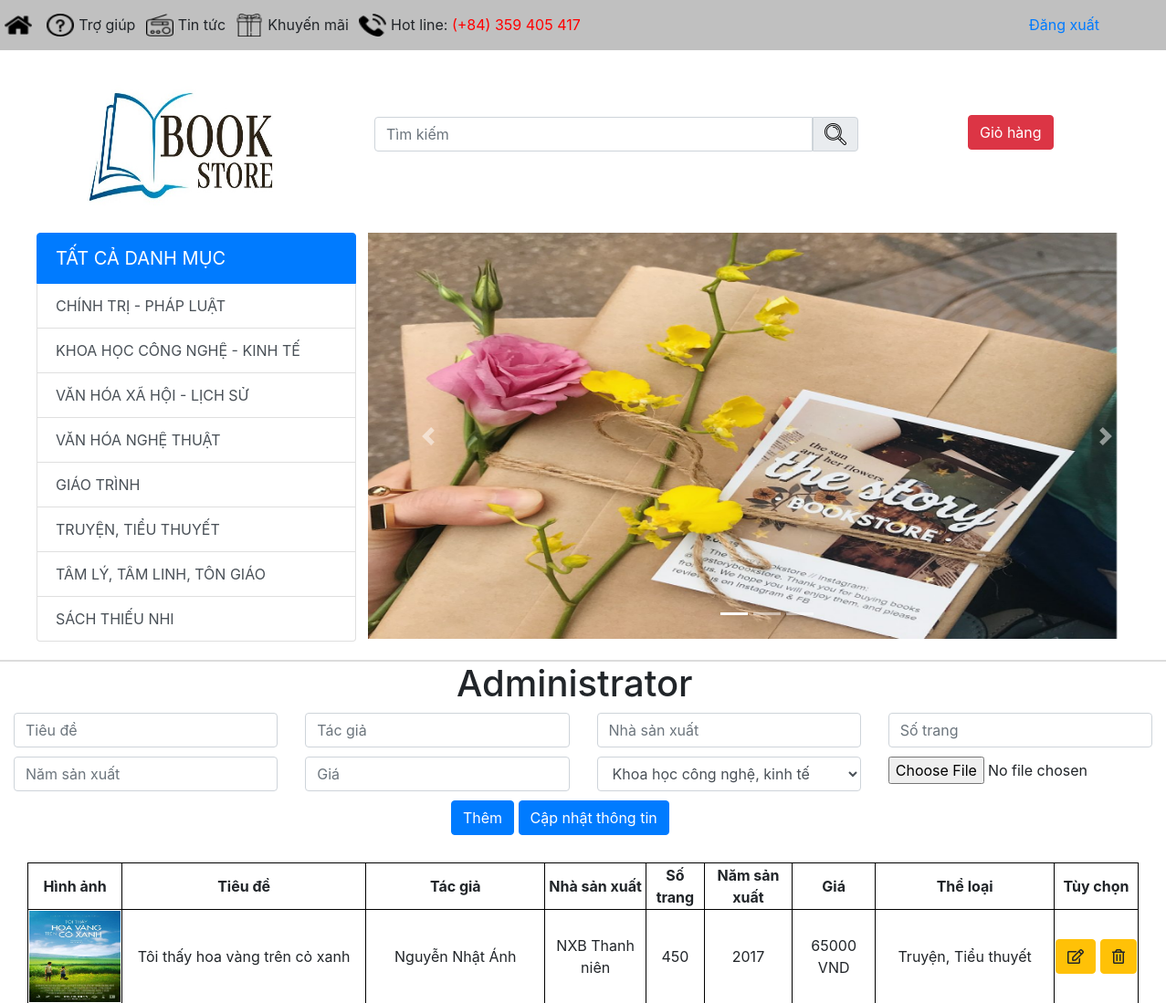
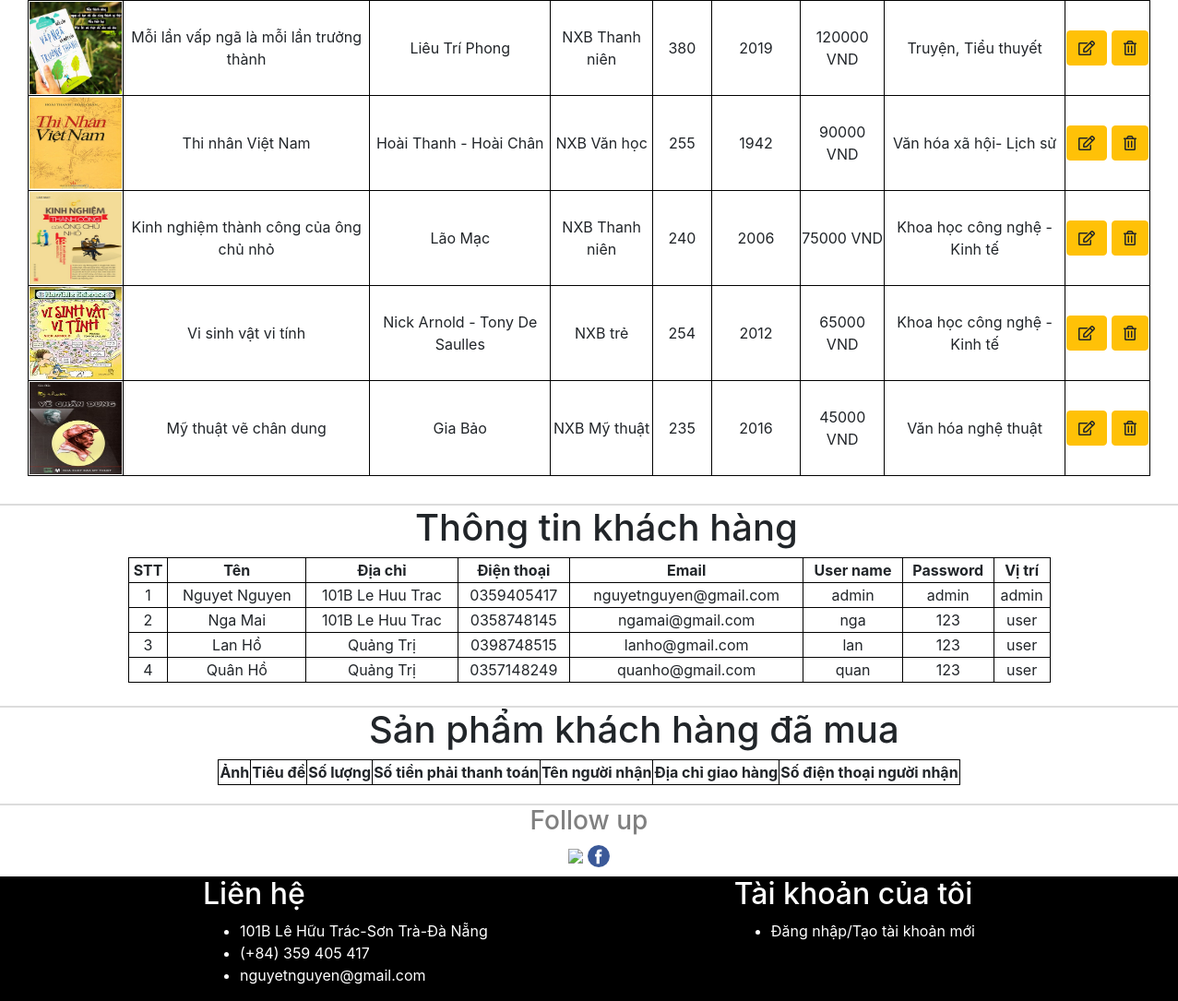
The page /view/indexAdmin.php on the database its author committed (2 pictures, top to bottom).
### tables this page shows
CREATE TABLE `products` (
  `id` int(11) NOT NULL,
  `title` varchar(50) DEFAULT NULL,
  `author` varchar(50) DEFAULT NULL,
  `publishing` varchar(255) DEFAULT NULL,
  `numberOfPages` int(11) DEFAULT NULL,
  `publishingYear` int(11) DEFAULT NULL,
  `price` float DEFAULT NULL,
  `type` varchar(50) DEFAULT NULL,
  `image` varchar(50) DEFAULT NULL
);

CREATE TABLE `users` (
  `id` int(11) NOT NULL,
  `fistName` varchar(50) DEFAULT NULL,
  `lastName` varchar(50) DEFAULT NULL,
  `address` varchar(255) DEFAULT NULL,
  `phone` varchar(50) DEFAULT NULL,
  `email` varchar(255) DEFAULT NULL,
  `position` varchar(255) DEFAULT NULL,
  `username` varchar(255) DEFAULT NULL,
  `password` varchar(255) DEFAULT NULL
);

### database/database.php (called while the page is built, shortened)
<?php
$servername = "localhost";
$username = "root";
$password = "";
$database = "bookstore";
$db = new mysqli($servername, $username, $password, $database);
require "../model/user.php";
require "../model/history.php";
require "../model/art.php";
require "../model/novel.php";
require "../model/science.php";
$sql = "SELECT * from products";
$result = $db->query($sql)->fetch_all(MYSQLI_ASSOC);
$bookstores = array();
?>
<?php
$sql = "SELECT * from users";
$result = $db->query($sql)->fetch_all(MYSQLI_ASSOC);
$users = array();

### model/book.php (called while the page is built, shortened)
<?php
abstract class Book
{
	public function __construct($id, $title, $author, $publishing, $numberOfPages, $publishingYear, $price, $image)
	{
		$this->title = $title;
		$this->author = $author;
		$this->publishing = $publishing;
		$this->numberOfPages = $numberOfPages;
		$this->publishingYear = $publishingYear;
		$this->price = $price;
		$this->image = $image;
	}
}

### model/novel.php (called while the page is built)
<?php
require_once "book.php";
class Novel extends Book
{
	function getType()
	{
		return "Truyện, Tiểu thuyết";
	}
	function getImagePath()
	{
		return "../image/" . $this->image;
	}
	function getDisplayPrice()
	{
		return $this->price . " VND";
	}
}

### model/history.php (called while the page is built)
<?php
require_once "book.php";
class History extends Book
{
	function getType()
	{
		return "Văn hóa xã hội- Lịch sử";
	}
	function getImagePath()
	{
		return "../image/" . $this->image;
	}
	function getDisplayPrice()
	{
		return $this->price . " VND";
	}
}

### model/science.php (called while the page is built)
<?php
require_once "book.php";
class Sciences extends Book
{
	function getType()
	{
		return "Khoa học công nghệ - Kinh tế";
	}
	function getImagePath()
	{
		return "../image/" . $this->image;
	}
	function getDisplayPrice()
	{
		return $this->price . " VND";
	}
}

### model/art.php (called while the page is built)
<?php
require_once "book.php";
class Art extends Book
{
	function getType()
	{
		return "Văn hóa nghệ thuật";
	}
	function getImagePath()
	{
		return "../image/" . $this->image;
	}
	function getDisplayPrice()
	{
		return $this->price . " VND";
	}
}

### model/user.php (called while the page is built, shortened)
<?php
class User
{
	public function __construct($id, $fistName, $lastName, $address, $phone, $email, $username, $password, $position)
	{
		$this->id = $id;
		$this->fistName = $fistName;
		$this->lastName = $lastName;
		$this->address = $address;
		$this->phone = $phone;
		$this->email = $email;
		$this->username = $username;
		$this->password = $password;
		$this->position = $position;
	}
}

### view/indexAdmin.php (the view, shortened to what this page needs)
<?php
require_once "../database/database.php";
?>
<!DOCTYPE html>
<html>
<head>
	<link rel="stylesheet" href="https://maxcdn.bootstrapcdn.com/bootstrap/4.4.1/css/bootstrap.min.css">
	<link rel="stylesheet" type="text/css" href="bookStore.css">
	<link rel="stylesheet" href="https://use.fontawesome.com/releases/v5.4.2/css/all.css">
</head>
<body>
	<div class="grid-container" class="container">
		<div class="header">
			<?php require "header.php" ?>
		</div>
		<div class="bar">
			<?php require "bar.php" ?>
		</div>
		<div class="menu">
			<div class="list-group" style="margin-left: 40px; width: 350px;">
				<button type="button" class="list-group-item list-group-item-action active" style="font-size: 20px;">
					TẤT CẢ DANH MỤC
				</button>
				<button type="button" class="list-group-item list-group-item-action">CHÍNH TRỊ - PHÁP LUẬT</button>
				<button type="button" class="list-group-item list-group-item-action">KHOA HỌC CÔNG NGHỆ - KINH TẾ</button>
				<button type="button" class="list-group-item list-group-item-action">VĂN HÓA XÃ HỘI - LỊCH SỬ</button>
				<button type="button" class="list-group-item list-group-item-action">VĂN HÓA NGHỆ THUẬT</button>
				<button type="button" class="list-group-item list-group-item-action">GIÁO TRÌNH</button>
				<button type="button" class="list-group-item list-group-item-action">TRUYỆN, TIỂU THUYẾT</button>
				<button type="button" class="list-group-item list-group-item-action">TÂM LÝ, TÂM LINH, TÔN GIÁO</button>
				<button type="button" class="list-group-item list-group-item-action">SÁCH THIẾU NHI</button>
			</div>
		</div>
		<div class="main">
			<div id="demo" class="carousel slide" data-ride="carousel">
				<ul class="carousel-indicators">
					<li data-target="" data-slide-to="0" class="active"></li>
					<li data-target="" data-slide-to="1"></li>
					<li data-target="" data-slide-to="2"></li>
				</ul>
				<div class="carousel-inner">
					<div class="carousel-item active">
						<img src="../image/main3.png" alt="" width="820" height="445">
					</div>
				</div>
				<a class="carousel-control-prev" href="main" data-slide="prev">
					<span class="carousel-control-prev-icon"></span>
				</a>
				<a class="carousel-control-next" href="main" data-slide="next">
					<span class="carousel-control-next-icon"></span>
				</a>
			</div>
		</div>
		<div class="product">
			<div style="border-top: 2px solid #dcdcdc; margin-top: 20px;">
				<h1 style="margin-left: 500px;">Administrator</h1>
			</div>
			<form method="post">
				<div class="container-fluid">
					<div class="row">
						<div class="col-md-6 col-lg-3 ">
							<input type="text" class="form-control" name="title" placeholder="Tiêu đề" value="<?php if (isset($_POST['edit'])) {echo $title;} ?>">
						</div>
						<div class="col-md-6 col-lg-3">
							<input type="text" class="form-control" name="author" placeholder="Tác giả" value="<?php if (isset($_POST['edit'])) {echo $author;} ?>">
						</div>
						<div class="col-md-6 col-lg-3" style="margin-bottom: 10px;">
							<input class="form-control" type="" name="publishing" placeholder="Nhà sản xuất" value="<?php if (isset($_POST['edit'])) {echo $publishing;} ?>">
						</div>
						<div class="col-md-6 col-lg-3">
							<input class="form-control" type="" name="numberOfPages" placeholder="Số trang" value="<?php if (isset($_POST['edit'])) {echo $numberOfPages;} ?>">
						</div>
						<div class="col-md-6 col-lg-3">
							<input class="form-control" type="" name="publishingYear" placeholder="Năm sản xuất" value="<?php if (isset($_POST['edit'])) {echo $publishingYear;} ?>">
						</div>
						<div class="col-md-6 col-lg-3">
							<input class="form-control" type="" name="price" placeholder="Giá" value="<?php if (isset($_POST['edit'])) {echo $price;} ?>">
						</div>
						<div class="col-md-6 col-lg-3">
							<select name="type" class="form-control">
								<option <?php if (isset($_POST['edit']) && ($type == "Khoa học công nghệ, kinh tế")) {
											echo 'selected="selected"';
										} ?> selected="selected" value="Khoa học công nghệ, kinh tế">Khoa học công nghệ, kinh tế</option>
							</select>
						</div>
						<div class="col-sm-3 col-md-4 col-lg-3">
							<input type="file" name="image" id="fileToUpload" class="fileToUpload">
						</div>
						<div class="col-sm-3 col-md-4 col-lg-3" style="margin: auto; margin-top: 10px;">
							<button name="add" class="btn btn-primary">Thêm</button>
							<button name="update" class="btn btn-primary">Cập nhật thông tin</button>
						</div>
					</div>
				</div>
			</form>
			<table style="margin: 30px; margin-top: 30px;">
				<tr>
					<th>Hình ảnh</th>
					<th>Tiêu đề</th>
					<th>Tác giả</th>
					<th>Nhà sản xuất</th>
					<th>Số trang</th>
					<th>Năm sản xuất</th>
					<th>Giá </th>
					<th>Thể loại</th>
					<th>Tùy chọn</th>
				</tr>
				<?php
				for ($i = 0; $i < count($bookstores); $i++) {
				?>
					<tr>
						<td><img class="pro-image" src=<?php echo $bookstores[$i]->getImagePath(); ?>></td>
						<td><?php echo $bookstores[$i]->title ?></td>
						<td><?php echo $bookstores[$i]->author ?></td>
						<td><?php echo $bookstores[$i]->publishing ?></td>
						<td><?php echo $bookstores[$i]->numberOfPages ?></td>
						<td><?php echo $bookstores[$i]->publishingYear ?></td>
						<td><?php echo $bookstores[$i]->getDisplayPrice() ?></td>
						<td><?php echo $bookstores[$i]->getType() ?></td>
						<td>
							<div style="display: flex;">
								<form method='post'>
									<input type='text' hidden name='edit' value=<?php echo $bookstores[$i]->id ?>><button class='btn btn-warning'><i class="far fa-edit"></i></button>
								</form>
								<form method="post">
									<button class='btn btn-warning' style="margin-left: 5px;"><i class="far fa-trash-alt"></i></button>
								</form>
							</div>
						</td>
					</tr>
				<?php
				}
				?>
			</table>
			<div style="border-top: 2px solid #dcdcdc; margin-top: 20px;">
				<h1 style="margin-left: 450px;">Thông tin khách hàng</h1>
			</div>
			<table style="width: 1000px; margin: auto;">
				<tr>
					<th>STT</th>
					<th>Tên</th>
					<th>Địa chỉ</th>
					<th>Điện thoại</th>
					<th>Email</th>
					<th>User name</th>
					<th>Password</th>
					<th>Vị trí</th>
				</tr>
				<?php
				for ($i = 0; $i < count($users); $i++) {
				?>
					<tr>
						<td><?php echo $users[$i]->id ?></td>
						<td><?php echo $users[$i]->fistName . " " . $users[$i]->lastName ?></td>
						<td><?php echo $users[$i]->address ?></td>
						<td><?php echo $users[$i]->phone ?></td>
						<td><?php echo $users[$i]->email ?></td>
						<td><?php echo $users[$i]->username ?></td>
						<td><?php echo $users[$i]->password ?></td>
						<td><?php echo $users[$i]->position ?></td>
					</tr>
				<?php
				}
				?>
			</table>
			<div style="border-top: 2px solid #dcdcdc; margin-top: 25px;">
				<h1 style="margin-left: 400px;">Sản phẩm khách hàng đã mua</h1>
			</div>
			<table style=" margin: auto;">
				<tr>
					<th>Ảnh</th>
					<th>Tiêu đề</th>
					<th>Số lượng</th>
					<th>Số tiền phải thanh toán</th>
					<th>Tên người nhận</th>
					<th>Địa chỉ giao hàng</th>
					<th>Số điện thoại người nhận</th>
				</tr>
			</table>
		</div>
		<div class="bottom" style="border-top: 2px solid #dcdcdc; margin-top: 20px;">
			<?php require "footer.php" ?>
		</div>
	</div>
</body>
</html>

### view/header.php (shortened to what this page needs)
<!DOCTYPE html>
<html>
<head>
	<link rel="stylesheet" type="text/css" href="bookstore.css">
</head>
<body>
	<img src="../image/home.png" style="margin-left: 5px;" class="rounded" width="40px" height="40px;"></a>
	<div>
		<img src="../image/help.png">
		<p>Trợ giúp</p>
	</div>
	<div>
		<img src="../image/radio.png">
		<p>Tin tức</p>
	</div>
	<div>
		<img src="../image/present.png">
		<p>Khuyến mãi</p>
	</div>
	<div>
		<img src="../image/telephone.png">
		<p>Hot line: <span style="color: red">(+84) 359 405 417</span></p>
	</div>
	<div class="log">
		<p><a href="index.php">Đăng xuất</a></p>
	</div>
</body>
</html>

### view/bar.php (shortened to what this page needs)
<!DOCTYPE html>
<html>
<head>
</head>
<body>
	<div>
		<img src="../image/logo.png" class="rounded" width="250px" height="200px;">
		<form>
			<div class="input-group mb-3">
				<input type="text" name="" class="form-control" placeholder="Tìm kiếm">
				<div class="input-group-append" style="margin-left: 0px;">
					<button type="" name="" class="input-group-text"><img src="../image/loupe.png"></button>
				</div>
			</div>
		</form>
		<button style="margin-left: 200px; margin-top: -20px;" class="btn btn-danger">Giỏ hàng</button>
	</div>
</body>
</html>

### view/footer.php
<body>
	<div style="text-align: center; color: gray">
		<h3>Follow up</h3>
	</div>
	<div style="text-align: center; margin-bottom: 10px;">
			<a href="https://www.facebook.com/profile.php?id=100008477829911"><img src="../image/zalo.png"></a>
		<a href=""><img src="../image/facebook.png"></a>
	</div>
	<div style="display: flex; background-color: black; color: white; justify-content: space-between;">
		<div style="margin-left: 220px;">
			<h2>Liên hệ</h2>
			<ul>
				<li><a style="color: white" href="https://www.google.com/maps/place/101B+L%C3%AA+H%E1%BB%AFu+Tr%C3%A1c,+An+H%E1%BA%A3i+%C4%90%C3%B4ng,+S%C6%A1n+Tr%C3%A0,+%C4%90%C3%A0+N%E1%BA%B5ng+550000,+Vi%E1%BB%87t+Nam/@16.0596577,108.2393135,17z/data=!3m1!4b1!4m5!3m4!1s0x3142177e16d75991:0x711c915f162f6505!8m2!3d16.0596526!4d108.2415022?hl=vi-VN"> 101B Lê Hữu Trác-Sơn Trà-Đà Nẵng</a></li>
				<li>(+84) 359 405 417</li>
				<li>nguyetnguyen@gmail.com</li>
			</ul>
		</div>
		<div style="margin-right: 220px;">
			<h2>Tài khoản của tôi</h2>
			<ul>
				<li><a href="" style="color: white" data-toggle="modal" data-target="#loginForm">Đăng nhập/Tạo tài khoản mới</a></li>
			</ul>
		</div>
	</div>
</body>

### view/bookStore.css (style rules this page uses)
* { margin: 0; }
.header { grid-area: header; background-color: #C0C0C0; display: flex; justify-content: space-between; align-items: center; }
.header p a { text-decoration: none; }
.header div { display: flex; justify-content: space-between; margin-top: 15px; }
.header img { height: 25px; width: 30px; margin-right: 5px; }
.log { margin-left: 480px; width: 150px; }
.bar { grid-area: bar; }
.bar div { align-items: center; display: flex; margin-left: 80px; }
.bar input { width: 400px; }
.menu { grid-area: menu; }
.main { grid-area: main; }
.product { grid-area: product; }
.pro-image { width: 250px; height: 300px; }
.bottom { grid-area: bottoms; border-top: 2px soild #dcdcdc; }
.product table tr th { text-align: center; border: 1px solid black; }
.product table tr td { border: 1px solid black; text-align: center; width: auto; }
.product table tr img { width: 100px; height: 100px; }
.grid-container { display: grid; grid-template-areas: 'header header header header header ' 'bar bar bar bar bar ' 'menu main main main main' 'product product product product product ' 'bottoms bottoms bottoms bottoms bottoms' }

### rows shown on the page
products: image (picture), title "Tôi thấy hoa vàng trên cỏ xanh", author "Nguyễn Nhật Ánh", publishing "NXB Thanh niên", numberOfPages "450", publishingYear "2017", price "65000 VND", Type "Truyện, Tiểu thuyết"
products: image (picture), title "Mỗi lần vấp ngã là mỗi lần trưởng thành", author "Liêu Trí Phong", publishing "NXB Thanh niên", numberOfPages "380", publishingYear "2019", price "120000 VND", Type "Truyện, Tiểu thuyết"
products: image (picture), title "Thi nhân Việt Nam", author "Hoài Thanh - Hoài Chân", publishing "NXB Văn học", numberOfPages "255", publishingYear "1942", price "90000 VND", Type "Văn hóa xã hội- Lịch sử"
products: image (picture), title "Kinh nghiệm thành công của ông chủ nhỏ", author "Lão Mạc", publishing "NXB Thanh niên", numberOfPages "240", publishingYear "2006", price "75000 VND", Type "Khoa học công nghệ - Kinh tế"
products: image (picture), title "Vi sinh vật vi tính", author "Nick Arnold - Tony De Saulles", publishing "NXB trẻ", numberOfPages "254", publishingYear "2012", price "65000 VND", Type "Khoa học công nghệ - Kinh tế"
products: image (picture), title "Mỹ thuật vẽ chân dung", author "Gia Bảo", publishing "NXB Mỹ thuật", numberOfPages "235", publishingYear "2016", price "45000 VND", Type "Văn hóa nghệ thuật"
users: id "1", fistName "Nguyet", lastName "Nguyen", address "101B Le Huu Trac", phone "0359405417", email "nguyetnguyen@gmail.com", username "admin", password "admin", position "admin"
users: id "2", fistName "Nga", lastName "Mai", address "101B Le Huu Trac", phone "0358748145", email "ngamai@gmail.com", username "nga", password "123", position "user"
users: id "3", fistName "Lan", lastName "Hồ", address "Quảng Trị", phone "0398748515", email "lanho@gmail.com", username "lan", password "123", position "user"
users: id "4", fistName "Quân", lastName "Hồ", address "Quảng Trị", phone "0357148249", email "quanho@gmail.com", username "quan", password "123", position "user"
